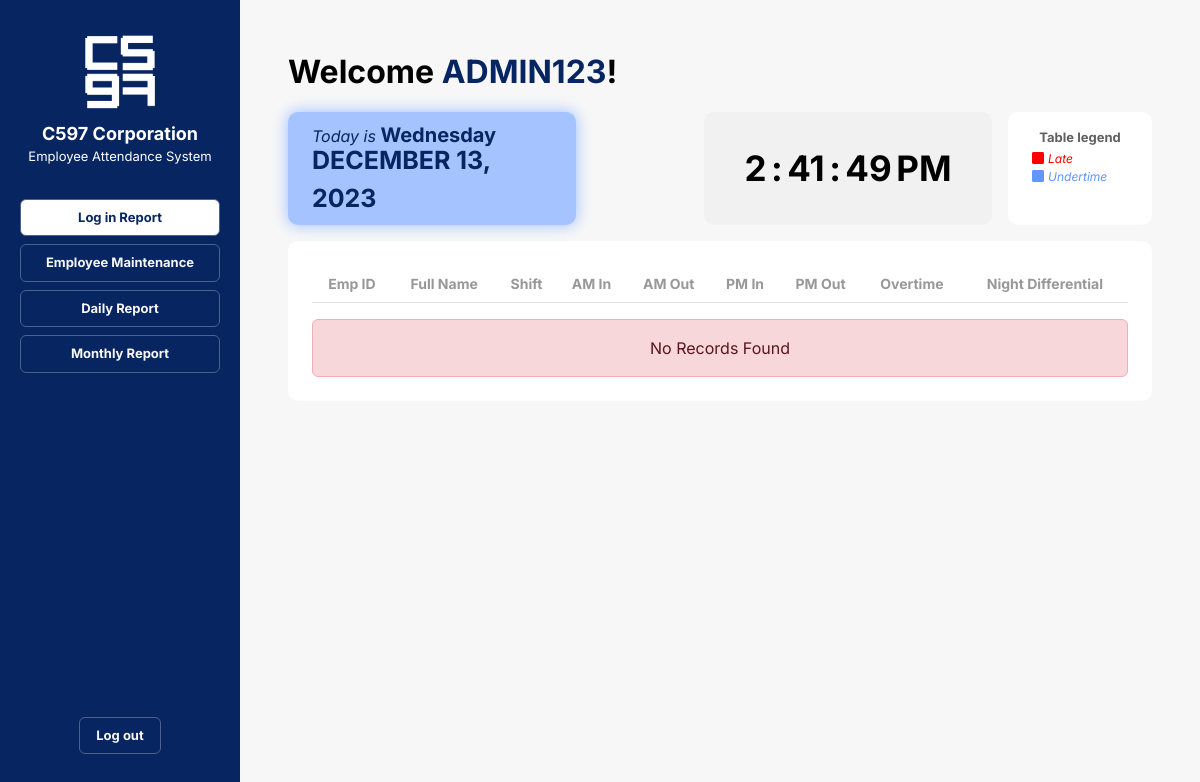
The app's page /login-report.php, older data.
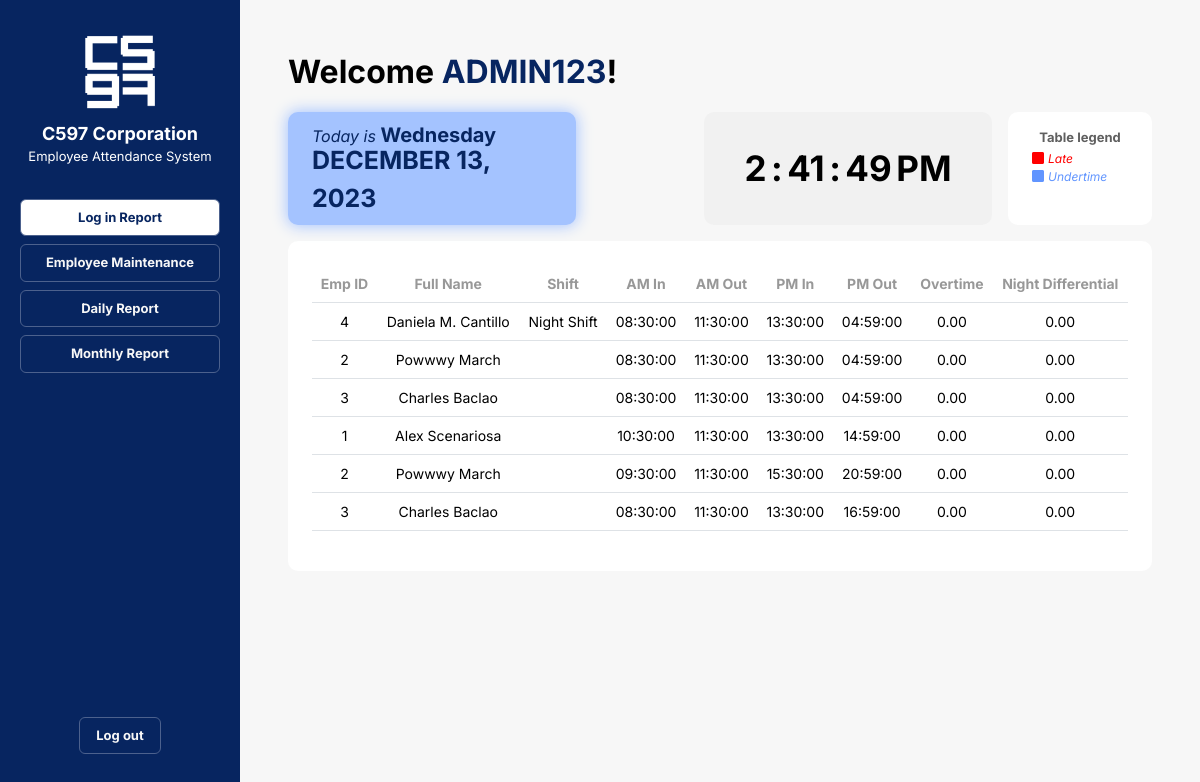
The same page, newer data.
### tables this page shows
CREATE TABLE `atlog` (
  `atlog_id` int(11) NOT NULL,
  `emp_id` int(11) NOT NULL,
  `atlog_DATE` date DEFAULT NULL,
  `am_in` time DEFAULT NULL,
  `am_out` time DEFAULT NULL,
  `pm_in` time DEFAULT NULL,
  `pm_out` time DEFAULT NULL,
  `am_late` int(11) DEFAULT NULL,
  `am_underTIME` int(11) DEFAULT NULL,
  `pm_late` int(11) DEFAULT NULL,
  `pm_underTIME` int(11) DEFAULT NULL,
  `night_differential` decimal(3,2) DEFAULT NULL
);

CREATE TABLE `employee` (
  `emp_id` int(11) NOT NULL,
  `password` varchar(30) NOT NULL,
  `full_name` varchar(30) NOT NULL,
  `first_name` varchar(50) DEFAULT NULL,
  `middle_name` varchar(50) DEFAULT NULL,
  `last_name` varchar(50) DEFAULT NULL,
  `address` varchar(100) DEFAULT NULL,
  `zip` varchar(4) DEFAULT NULL,
  `contact_number` varchar(11) DEFAULT NULL,
  `email_address` varchar(50) DEFAULT NULL,
  `contract` varchar(50) NOT NULL,
  `shift` varchar(25) NOT NULL
);

### login-report.php (the view, shortened to what this page needs)
<?php
    $sql = "SELECT atlog.emp_id, employee.full_name, employee.shift, atlog.am_in, atlog.am_out, atlog.pm_in, atlog.pm_out, atlog.am_late, atlog.pm_late, atlog.am_underTIME, atlog.pm_underTIME, atlog.night_differential
    FROM atlog
    JOIN employee ON atlog.emp_id = employee.emp_id
    WHERE atlog.atlog_DATE = CURDATE();";
?>
<!DOCTYPE html>
<html lang="en">
<head>
    <link rel="stylesheet" href="https://cdn.jsdelivr.net/npm/bootstrap@5.3.2/dist/css/bootstrap.min.css">
    <link rel="stylesheet" href="https://cdn.jsdelivr.net/npm/bootstrap-icons@1.11.2/font/bootstrap-icons.min.css">
    <link rel="stylesheet" href="css/nav-bar.css">
    <link rel="stylesheet" href="css/login-report.css">
</head>
<body class="container-fluid">
    <div class="container-fluid row gap-0">
        <?php
            include('nav-bar.php');
        ?>
        <div class="right_panel container p-5">
            <p class="header_title">Welcome <span class="admin_name" id="admin_name">ADMIN123</span>!</p>
            <div class="row container-fluid m-0 gap-3">
                <div class="date_container card px-4 py-2 col col-4 justify-content-center">
                    <p class="date_subtitle m-0 p-0">Today is <span class="day_title" id="day_today"></span></p>
                    <span class="date_title"><p class="mb-0 p-0" id="full_date"></p></span>
                </div>
                <div class="clock_container grey_container col col-4 m-0 p-0 ms-auto">
                    <div class="clock_elements">
                        <span id="hour"></span>
                        <span id="point">:</span>
                        <span id="minute"></span>
                        <span id="point">:</span>
                        <span id="second"></span>
                        <span id="am_pm"></span>
                    </div>
                </div>
                <div class="white_container col col-2 m-0 py-3 px-4">
                    <p class="legend_title text-center">Table legend</p>
                    <div class="legend_red"><i class="bi bi-square-fill"></i><span class="mx-1">Late</span></div>
                    <div class="legend_blue"><i class="bi bi-square-fill"></i><span class="mx-1">Undertime</span></div>
                </div>
            </div>
            <div class="white_container row mt-3 p-4 mx-0 text-center justify-content-evenly">
                <table class="table">
                    <thead>
                        <tr>
                            <th scope="col">Emp ID</th>
                            <th scope="col">Full Name</th>
                            <th scope="col">Shift</th>
                            <th scope="col">AM In</th>
                            <th scope="col">AM Out</th>
                            <th scope="col">PM In</th>
                            <th scope="col">PM Out</th>
                            <th scope="col">Overtime</th>
                            <th scope="col">Night Differential</th>
                        </tr>
                    </thead>
                    <tbody class="table_body">
                    <?php
                        include "connection.php";
                        $result = $conn->query($sql);
                        if (mysqli_num_rows($result) > 0) {
                            while ($row = mysqli_fetch_assoc($result)) {
                                echo "<tr>";
                                echo "<td>" . $row["emp_id"] . "</td>";
                                echo "<td>" . $row["full_name"]  . "</td>";
                                echo "<td>" . $row["shift"] . "</td>";
                                echo "<td>" . $row["am_in"] . "</td>";
                                echo "<td>" . $row["am_out"] . "</td>";
                                echo "<td>" . $row["pm_in"] . "</td>";
                                echo "<td>" . $row["pm_out"] . "</td>";
                                echo "<td>" . $row["night_differential"] . "</td>";
                                echo "<td>" . $row["night_differential"] . "</td>";
                                echo "</tr>";
                            }
                            echo "</tbody></table>";
                        }
                        else {
                            echo "</tbody></table>";
                            echo "
                                <div class='alert alert-danger m-0 p-3' role='alert'>
                                No Records Found
                                </div>
                            ";
                        }
                    ?>
        </div>
    </div>
</body>
</html>

### nav-bar.php
<div class="left_panel sticky-top container text-center pt-3">
    <img class="mt-3" src="images/company-logo.png" alt="C597 Corporation Logo">
    <p class="company_name mt-2 mb-0">C597 Corporation</p>
    <p class="system_name">Employee Attendance System</p>
    <nav class="nav flex-column nav-pills mt-4 p-2 gap-2">
        <a class="nav_button nav-link" href="login-report.php">Log in Report</a>
        <a class="nav_button nav-link" href="employee-maintenance.php">Employee Maintenance</a>
        <a class="nav_button nav-link" href="daily-report.php">Daily Report</a>
        <a class="nav_button nav-link" href="monthly-report.php">Monthly Report</a>
        <span class="log_out_button mb-3"><a class="nav_button nav-link" href="admin-login.php">Log out</a></span>
    </nav>
</div>

### css/nav-bar.css (style rules this page uses)
body { font-family: 'Inter', sans-serif; }
.company_name { font-size: large; font-weight: bold; }
.left_panel { background-color: #072560; color: white; position: fixed; overflow: auto; width: 20%; height: 100%; bottom: 0; }
.left_panel img { width: 80px; height: 80px; }
.log_out_button { display: block; position: fixed; bottom: 30px; align-self: center; }
.nav { font-size: 13px; font-weight: bold; }
.nav_button { border: 1px solid #4C618D; color: #F7F7F7; }
.nav-link[aria-current="page"] { background: white; color: #072560; }
.system_name { margin: 0; padding: 0; font-size: small; }

### css/login-report.css (style rules this page uses)
.admin_name { color: #072560; }
body { font-family: 'Inter', sans-serif; }
.card { border: none; border-radius: 10px; box-shadow: 0 0 15px 1px rgba(0, 0, 0, 0.1); }
.clock_container { display: flex; justify-content: center; align-items: center; }
.clock_elements span { font-size: 35px; font-weight: bold; }
.container-fluid { margin: 0; padding: 0; }
.date_container { background-color: #A4C3FF; box-shadow: 0 0 15px 1px #A4C3FF; }
.date_title, .day_title { color: #072560; font-weight: bold; margin-top: -3px; font-style: normal; }
.date_subtitle { color: #072560; font-style: italic; }
.date_title { font-size: 25px; margin-top: -8px; }
.day_title { font-size: 20px; }
.header_title { font-size: 2rem; font-weight: bold; }
.grey_container { background-color: #efefefa5; border-radius: 10px; }
.legend_blue, .legend_red { font-style: italic; font-size: 12px; }
.legend_blue { color: #6195ff; }
.legend_red { color: red; }
.right_panel { width: 80%; margin-left: 20%; display: inline-block; background-color: #F7F7F7; color: black; min-height: 100vh; }
.table th { color: #989898; }
.table th, .table_body td { font-size: 14px; }
.legend_title { font-size: 13px; font-weight: bold; color: #5f5f5f; margin-bottom: 2px; }
.white_container { background-color: #fff; border-radius: 10px; padding: 10px; }

Row changes from the older to the newer data that the page shows:
now on this page (row edited): atlog: emp "4", emp.full_name "Daniela M. Cantillo", emp.shift "Night Shift", am_in "08:30:00", am_out "11:30:00", pm_in "13:30:00", pm_out "04:59:00", night_differential "0.00"
now on this page (row edited): atlog: emp "2", emp.full_name "Powwwy March", am_in "08:30:00", am_out "11:30:00", pm_in "13:30:00", pm_out "04:59:00", night_differential "0.00"
now on this page (row edited): atlog: emp "3", emp.full_name "Charles Baclao", am_in "08:30:00", am_out "11:30:00", pm_in "13:30:00", pm_out "04:59:00", night_differential "0.00"
added atlog: emp "1", emp.full_name "Alex Scenariosa", am_in "10:30:00", am_out "11:30:00", pm_in "13:30:00", pm_out "14:59:00", night_differential "0.00"
added atlog: emp "2", emp.full_name "Powwwy March", am_in "09:30:00", am_out "11:30:00", pm_in "15:30:00", pm_out "20:59:00", night_differential "0.00"
added atlog: emp "3", emp.full_name "Charles Baclao", am_in "08:30:00", am_out "11:30:00", pm_in "13:30:00", pm_out "16:59:00", night_differential "0.00"
Text that changed along with them:
text no longer shown: "No Records Found"
